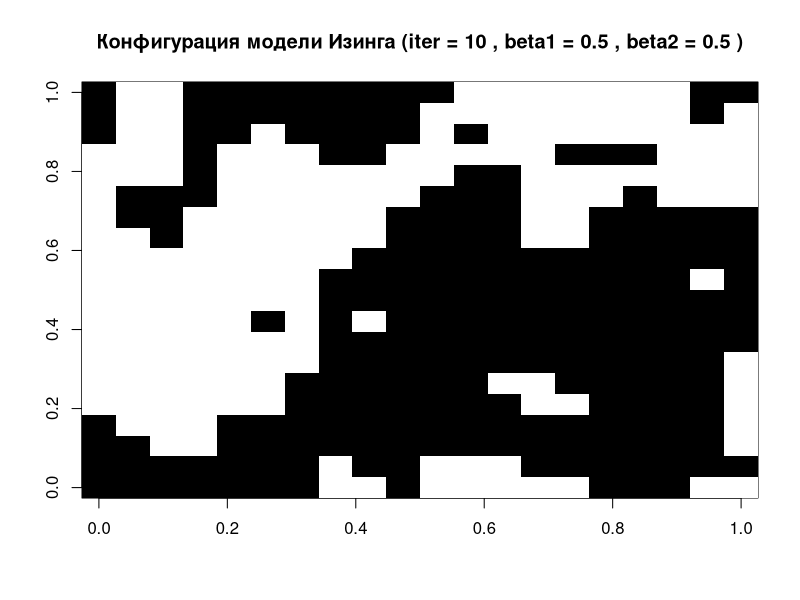

Here is the R script that generated this plot:
# Установка параметров
m <- 20          # число строк решетки
n <- 20          # число столбцов решетки
beta1 <- 0.5      # параметр для горизонтальных связей
beta2 <- 0.5       # параметр для вертикальных связей
iterations <- 10    # число итераций

# Инициализация начальной конфигурации случайным образом
set.seed(42)  # для воспроизводимости
x <- matrix(sample(c(-1, 1), m * n, replace = TRUE), nrow = m, ncol = n)

# Функция для вычисления локального поля b_k
compute_bk <- function(x, i, j, beta1, beta2, m, n) {
  bk <- 0
  # Горизонтальные соседи
  if (j > 1) bk <- bk + beta1 * x[i, j - 1]  # левый сосед
  if (j < n) bk <- bk + beta1 * x[i, j + 1]  # правый сосед
  # Вертикальные соседи
  if (i > 1) bk <- bk + beta2 * x[i - 1, j]  # верхний сосед
  if (i < m) bk <- bk + beta2 * x[i + 1, j]  # нижний сосед
  return(bk)
}

# Схема Гиббса
for (iter in 1:iterations) {
  for (i in 1:m) {
    for (j in 1:n) {
      # Вычисление локального поля
      bk <- compute_bk(x, i, j, beta1, beta2, m, n)
      # Вероятность P(x_k = +1 | x_{-k})
      p <- 1 / (1 + exp(-2 * bk))
      # Генерация случайного числа
      u <- runif(1)
      # Обновление спина
      x[i, j] <- ifelse(u < p, 1, -1)
    }
  }
}

# Вывод итоговой конфигурации
print("Итоговая конфигурация решетки:")
print(x)

dev.new(width=10, height=8) # Указание ширины и высоты в дюймах
# Визуализация (опционально)
image(x, col = c("black", "white"), 
      main = paste("Конфигурация модели Изинга (iter =", iterations, 
                   ", beta1 =", beta1, ", beta2 =", beta2, ")"))
